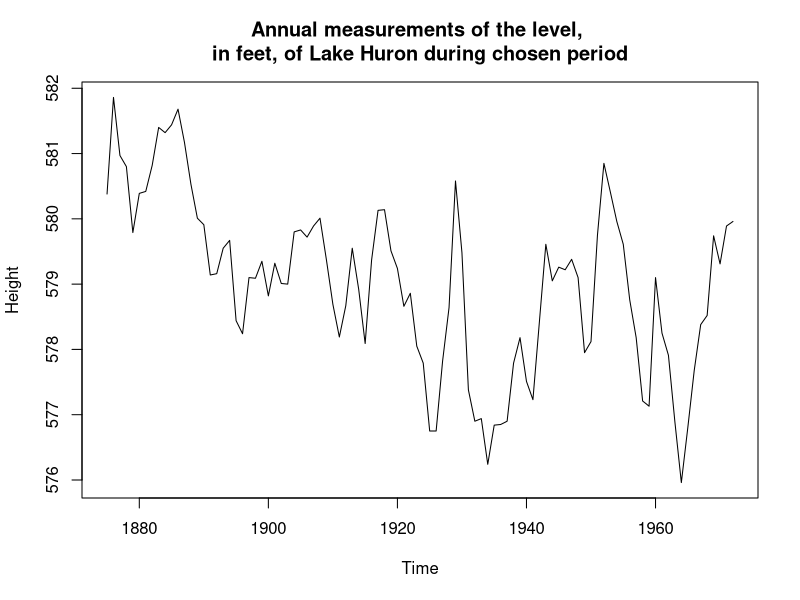

Recreate this plot in R.
## ---- chunk 1
data(LakeHuron)
plot(LakeHuron, main = "Annual measurements of the level, 
in feet, of Lake Huron during chosen period", xlab = "Time", ylab = "Height")
